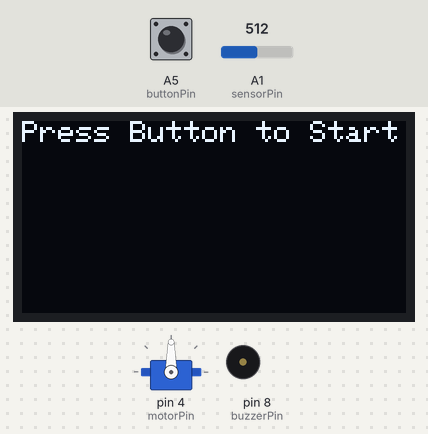
Bench run of a sketch on a simulated Arduino Uno, built with avr-gcc and run on an emulated ATmega328P. On the bench: servo, 128×64 one-colour display, buzzer (waves = sounding, pin HIGH). Inputs (shaded band) come from the test bench; at power-on: A5 (buttonPin) HIGH, A1 (sensorPin) = 512.

Above: at 1.2 s.
1.3 s: A5 (buttonPin) pulled LOW for 0.15 s
At 1.8 s:
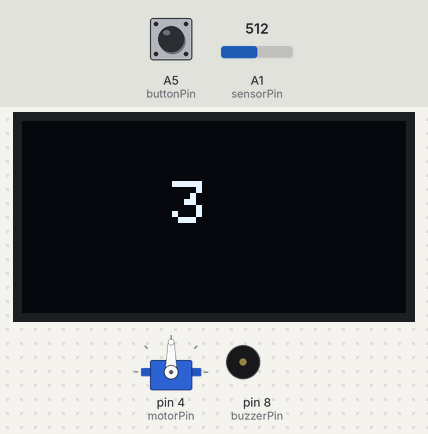
4.4 s: A1 (sensorPin) set to 490
At 6.2 s:
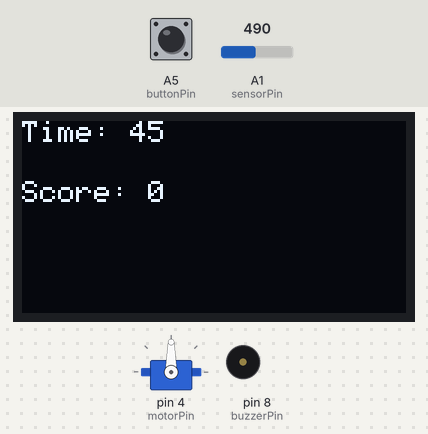
7.4 s: A1 (sensorPin) set to 510
At 52.0 s:
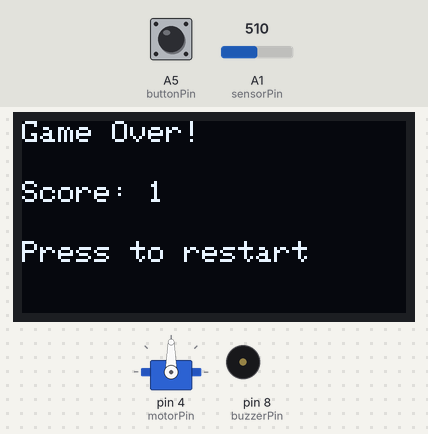
Timing chart, 0 to 52.9 s (numbered marks = the images above; inputs shaded):
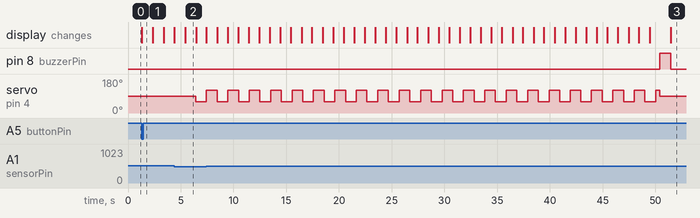

Measured:
- after the input at 1.3 s, the display: changes at once (image 1)
- what the display in image 2 shows lasts 1.1 s, from 5.4 s to 6.5 s

The sketch:

Basketball_Game.ino
```cpp
#include <Wire.h>
#include <Adafruit_GFX.h>
#include <Adafruit_SSD1306.h>
#include <Servo.h>

// Display setup
#define SCREEN_WIDTH 128
#define SCREEN_HEIGHT 64
#define OLED_RESET     1
#define SCREEN_ADDRESS 0x3C

Adafruit_SSD1306 display(SCREEN_WIDTH, SCREEN_HEIGHT, &Wire, OLED_RESET);

// Pins
const int buzzerPin = 8;
const int sensorPin = A1;
const int buttonPin = A5;
const int motorPin = 4;

Servo motor;

// Game state
bool gameActive = false;
unsigned long gameStartTime = 0;
int score = 0;
int lastSensorState = LOW;
int motorAngle = 60;
bool motorDir = true;
unsigned long lastMotorMove = 0;

void setup() {
  Serial.begin(9600);

  pinMode(buzzerPin, OUTPUT);
  pinMode(sensorPin, INPUT);
  pinMode(buttonPin, INPUT_PULLUP); // assuming button connects to GND

  motor.attach(motorPin);

  if (!display.begin(SSD1306_SWITCHCAPVCC, SCREEN_ADDRESS)) {
    Serial.println(F("SSD1306 allocation failed"));
    while (1);
  }

  display.clearDisplay();
  display.setTextSize(1);
  display.setTextColor(WHITE);
  display.setCursor(0, 0);
  display.println("Press Button to Start");
  display.display();
}

void loop() {
  if (!gameActive && digitalRead(buttonPin) == LOW) {
    startGame();
  }

  if (gameActive) {
    updateMotor();
    updateScore();
    updateDisplay();

    if (millis() - gameStartTime >= 45000) {
      endGame();
    }
  }
}

void startGame() {
  display.clearDisplay();
  display.setTextSize(2);
  display.setTextColor(WHITE);

  for (int i = 3; i >= 1; i--) {
    display.clearDisplay();
    display.setCursor(50, 20);
    display.print(i);
    display.display();
    delay(1000);
  }

  display.clearDisplay();
  display.setCursor(10, 20);
  display.setTextSize(1);
  display.println("Game Started!");
  display.display();
  delay(1000);

  gameActive = true;
  score = 0;
  gameStartTime = millis();
  lastSensorState = LOW;
  lastMotorMove = millis();
}


void endGame() {
  gameActive = false;
  motor.write(90); // stop motor at neutral

  digitalWrite(buzzerPin, HIGH);
  delay(1000);
  digitalWrite(buzzerPin, LOW);

  display.clearDisplay();
  display.setCursor(0, 0);
  display.println("Game Over!");
  display.setCursor(0, 20);
  display.print("Score: ");
  display.println(score);
  display.setCursor(0, 40);
  display.println("Press to restart");
  display.display();
}

void updateMotor() {
  if (millis() - lastMotorMove >= 1000) {
    if (motorDir) {
      motorAngle = 60;
    } else {
      motorAngle = 120;
    }
    motor.write(motorAngle);
    motorDir = !motorDir;
    lastMotorMove = millis();
  }
}

void updateScore() {
  int sensorState = analogRead(sensorPin) > 500 ? HIGH : LOW;

  if (sensorState == HIGH && lastSensorState == LOW) {
    score++;
  }

  lastSensorState = sensorState;
}

void updateDisplay() {
  unsigned long timeLeft = 45 - (millis() - gameStartTime) / 1000;

  display.clearDisplay();
  display.setCursor(0, 0);
  display.print("Time: ");
  display.println(timeLeft);
  display.setCursor(0, 20);
  display.print("Score: ");
  display.println(score);
  display.display();
}
```
